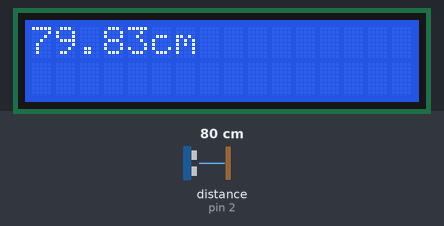
The sketch below on a simulated Arduino Uno, built with avr-gcc and run on an emulated ATmega328P. Parts: 16×2 character LCD. Wiring (inferred from the names in the program): ultrasonic range finder: trigger pin 4; echo pin 2. The test bench sets the inputs (shaded band); at power-on: distance to the obstacle (sensor on pin 2) 80 cm. The echo pulse lasts 58.3 µs per cm.

Above: at 1.8 s.
1.9 s: distance to the obstacle (sensor on pin 2) set to 2 cm
At 3.3 s:
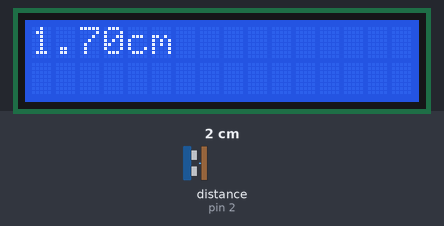
3.7 s: distance to the obstacle (sensor on pin 2) set to 299 cm
At 5.2 s:
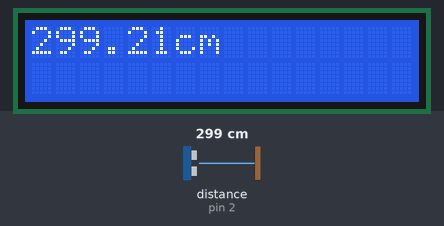
6.9 s: distance to the obstacle (sensor on pin 2) set to 4 cm
At 9.0 s:
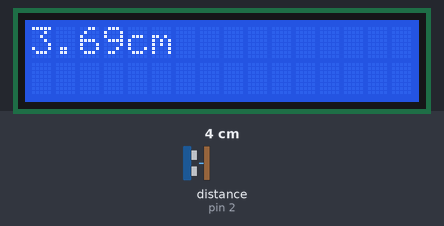
Timing chart, 0 to 10.5 s (numbered marks = the images above; inputs shaded):
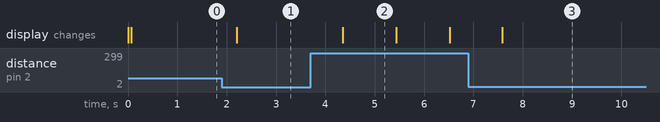

The sketch:

distance_on_display__2022_07_10_07_51_22_UTC_.ino
```cpp
#include <LiquidCrystal.h>

LiquidCrystal lcd(7,8,9,10,11,12);

 int const ech=2;
  int const trig=4;

void setup() {
  // put your setup code here, to run once:


  pinMode(ech,INPUT);
  pinMode(trig,OUTPUT);


}

void loop() {
  // put your main code here, to run repeatedly:

  float duration,distance;

  digitalWrite(trig,HIGH);
  delay(1);
  digitalWrite(trig,LOW);

  duration=pulseIn(ech,HIGH);

  distance=(duration/2)/29.1;


lcd.setCursor(0,1);
  lcd.begin(16,2);
  lcd.print(distance);
  lcd.print("cm");

delay(1000);
}
```

Measured:
- after the input at 1.9 s, the display: changes after 0.30 s (image 1)
- after the input at 3.7 s, the display: changes after 0.65 s (image 2)
- after the input at 6.9 s, the display: changes after 0.68 s (image 3)
- what the display in image 2 shows lasts 1.0 s, from 4.4 s to 5.4 s
